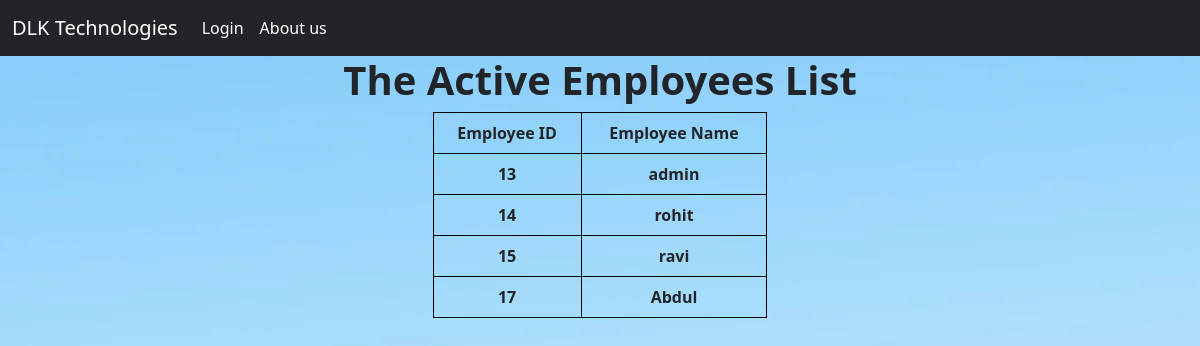
The page /employe/ on the database as committed earlier.
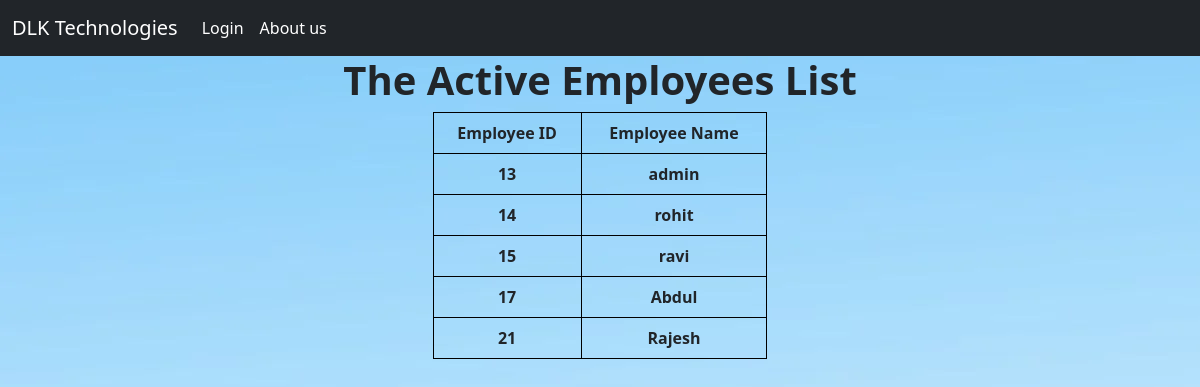
The same page on the database as committed later.
### employe/models.py (models this page shows, shortened)
class UserProfile(models.Model):
    user = models.OneToOneField(User,on_delete=models.CASCADE)
    email = models.EmailField()
    dob = models.DateField(blank=True,null=True)
    phone_number = PhoneField(blank=True, help_text='Contact phone number')
    employe_role = models.CharField(choices=EMPLOYE_ROLE,max_length=120)
    qrcode  = models.ImageField(blank=True)
    logout_time = models.DateTimeField(blank=True,null=True)
    def __str__(self):
        return self.user.username

### employe/views.py (the view)
# urls.py: path('employe/',EmployeList.as_view(),name='list'),
class EmployeList(ListView):
    context_object_name = 'employe_list'
    model = UserProfile
    template_name = 'list.html'
    def get_context_data(self, **kwargs):
        context = super().get_context_data(**kwargs)
        context['employe_list'] = UserProfile.objects.all()
        return context

### template/list.html (shortened to what this page needs)
{% extends 'base.html' %}
{%load static%}
{% block body %}
<div class="container">
        <h1 style="text-align: center;"><b>The Active Employees List</b></h1>
        <div class="d-flex justify-content-center">
                <table class="table" style="width: 30%;">
                <tr>
                        <th scope="col" style="text-align: center;">Employee ID</th>
                        <th scope="col" style="text-align: center;">Employee Name</th>
                </tr>
                {% for i in employe_list%}
                <tr>
                        <td style="text-align: center;"> <a class="nav-link" href="{% url 'employe:details' i.id  %}"> <b>{{i.id}}</b></a> </td>
                        <td style="text-align: center;"> <a class="nav-link" href="{% url 'employe:details' i.id  %}"> <b>{{i}}</b></a> </td>
                </tr>
                {% endfor %}
                </table>
</div>
</div>
{% endblock %}

Rows that differ between the two databases and show on the page:
added UserProfile: id "21", user.username "Rajesh"
